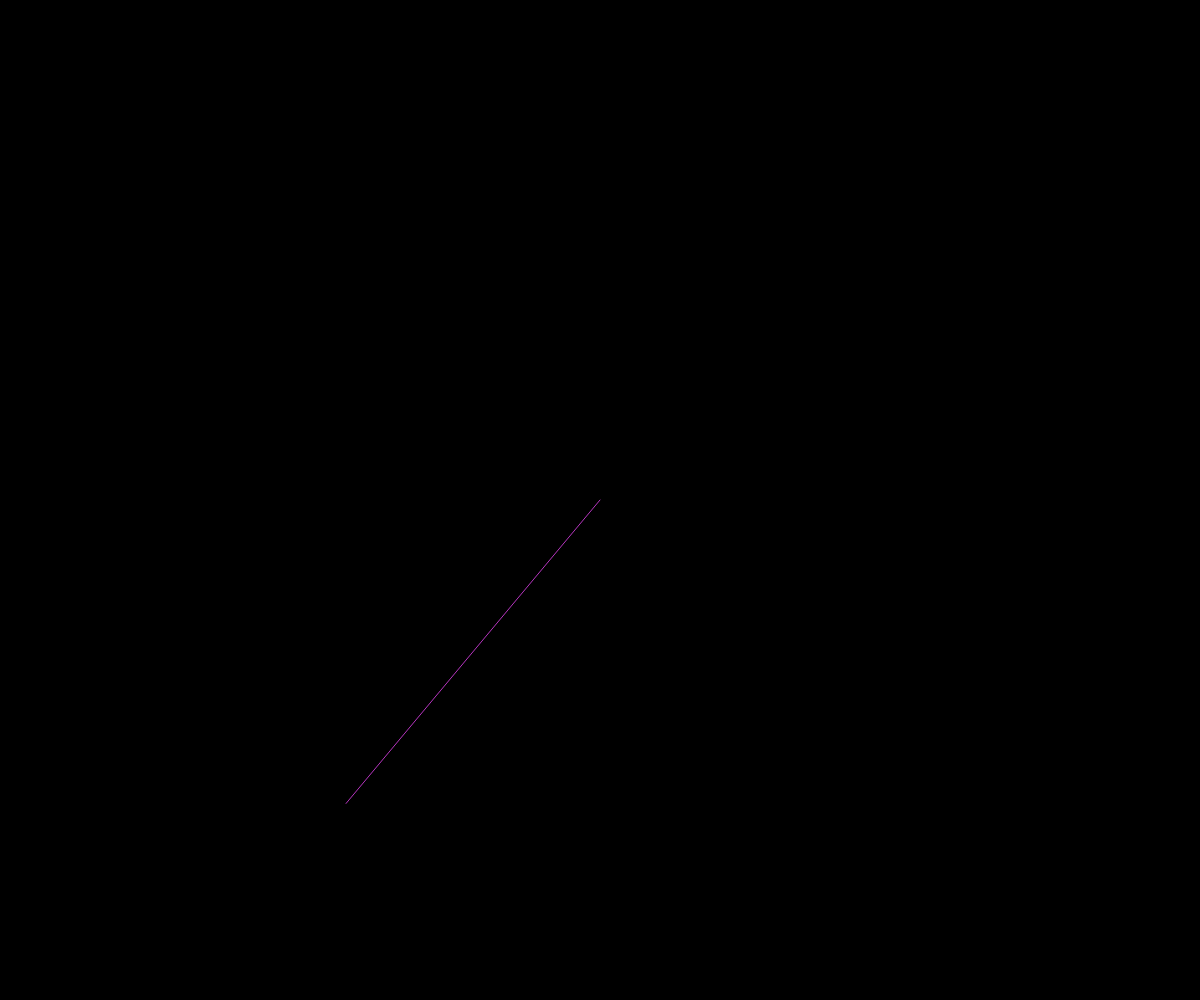
Frame 1 (no input)
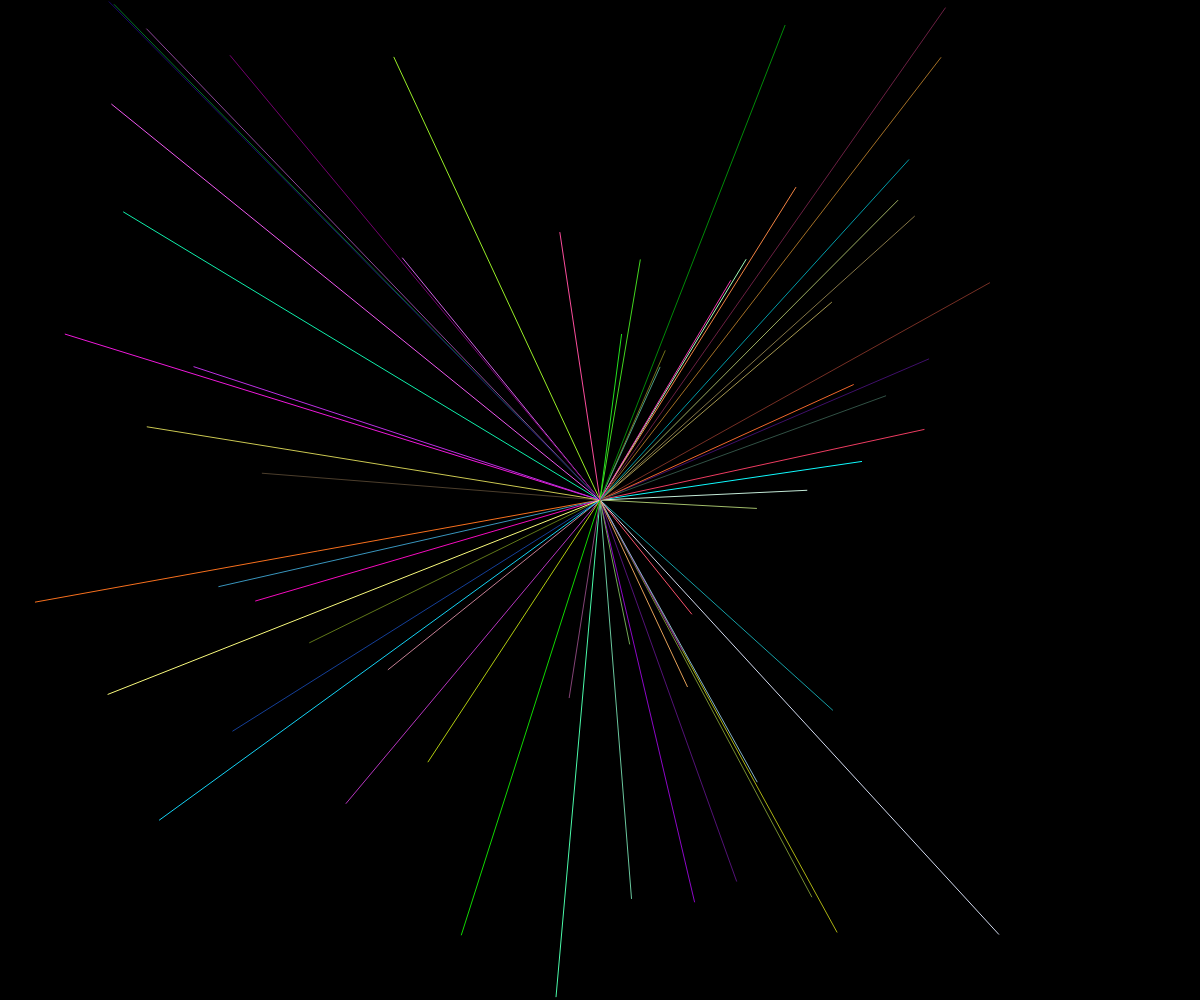
Frame 60 (no input)
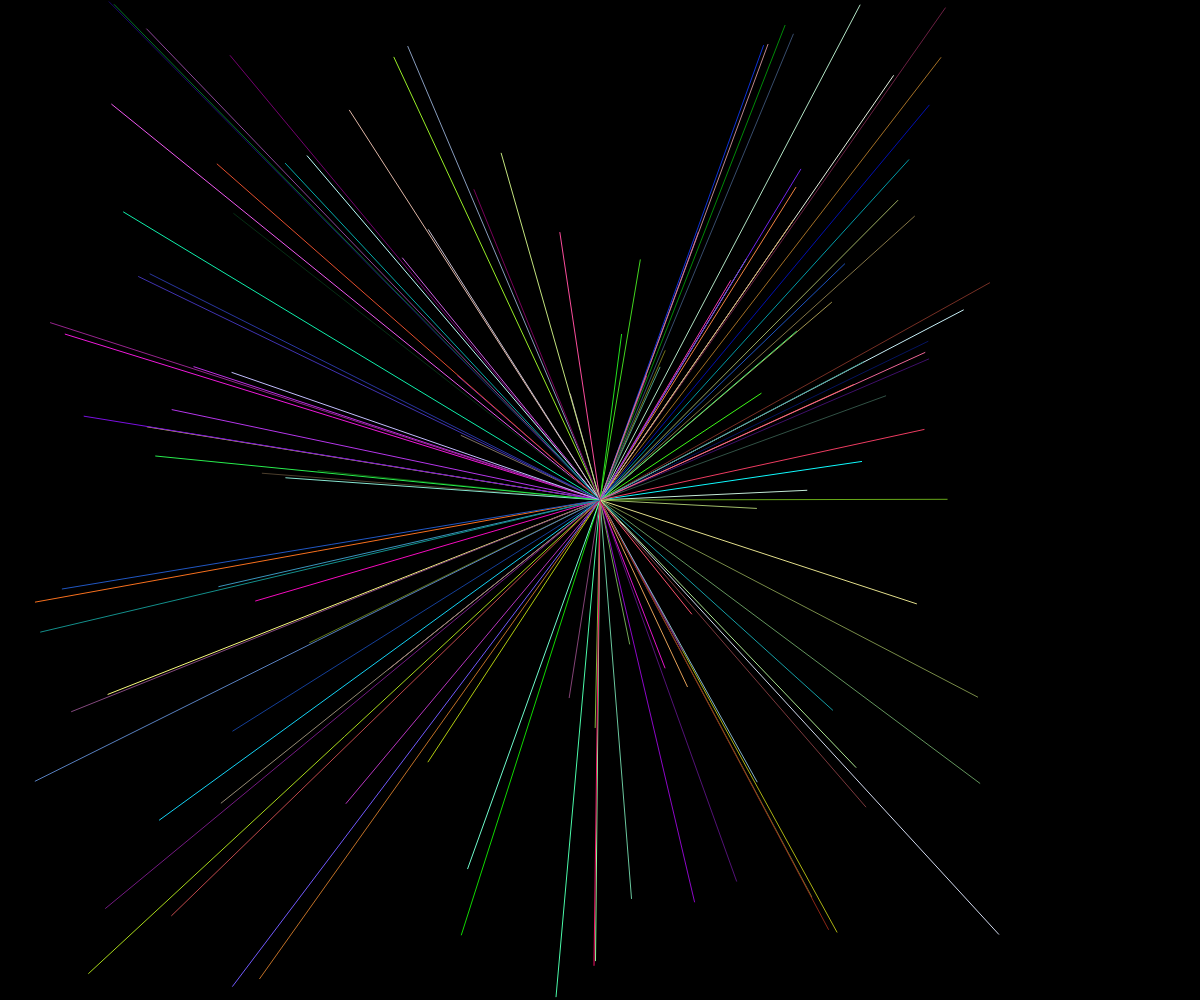
Frame 120 (the mouse pressed at the canvas centre since frame 60)

The p5.js sketch that drew these frames (run headless with seeded random() and noise() and a simulated clock; from frame 60 on, the mouse is pressed at the canvas centre):

// p5.js sketch
// ── sketch.js
/** Name: Haig Armen
Course: INTD319
Assignment: P5.js Basics
Blog: https://courses.haigarmen.com/intd319-2020
Description:
**/

// drawing lines from the center of the canvas
// why does the X and Y of second point need to be between 0 and width

function setup() {
    createCanvas(windowWidth, windowHeight);
    background(0);
     // this makes the background black
}

function draw() {
    // change the stroke colour
    // random() function creates a random number
    // specifying one number specifies a maximum
    // specifying two numbers specifies random(minium, maxium)
    stroke(random(255),random(255),random(255));
    // let's draw a line with a fixed starting point and a random end point.
    line(windowWidth/2,windowHeight/2,random(windowHeight),random(windowHeight));

    // now let's try making the lines fill the screen

    // how about creating lines that start and end at random points
    // line(random(width), random(height), random(width), random(height));

    // noLoop();
}
